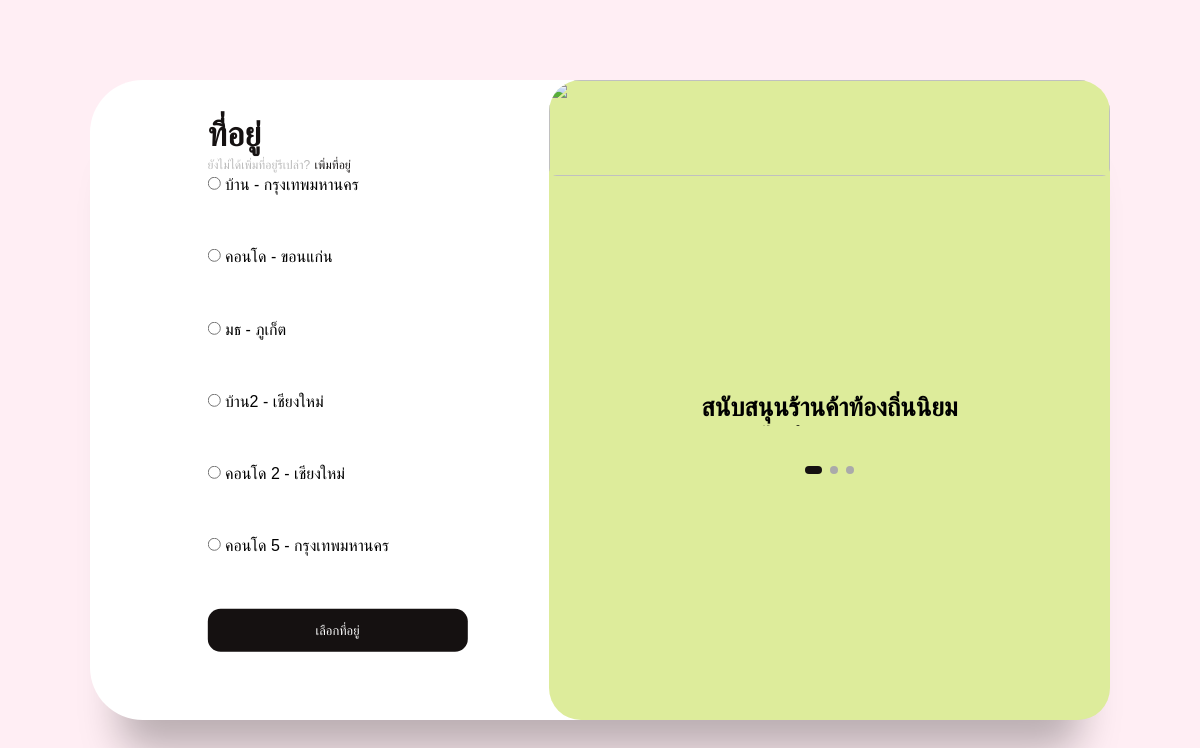
The page /address/ (signed in) on the database its author committed.
### food/models.py (models this page shows)
class Address(models.Model):
    user = models.ForeignKey(User, on_delete=models.CASCADE, related_name='addresses')
    name = models.CharField(max_length=100)
    house_number = models.CharField(max_length=100)
    sub_district = models.CharField(max_length=100)
    district = models.CharField(max_length=100)
    province = models.CharField(max_length=100)
    postal_code = models.CharField(max_length=10)
    is_default = models.BooleanField(default=False)

### food/views.py (the view)
# urls.py: path('address/', views.address_list, name='address'),
@login_required
def address_list(request):
    addresses = Address.objects.filter(user=request.user)
    if request.method == 'POST':
        selected_address_id = request.POST.get('selected_address')
        if selected_address_id:
            request.session['selected_address'] = int(selected_address_id)
        next_url = request.GET.get('next', 'home')
        return redirect(next_url)
    return render(request, 'food/address.html', {
        'addresses': addresses,
    })

### food/context_processors.py (called while the page is built)
def cart_context(request):
    if request.user.is_authenticated:
        cart_items = CartItem.objects.filter(user=request.user)
        total = sum(item.get_total_price() for item in cart_items)
        return {
            'cart_items': cart_items,
            'total_cart_price': total
        }
    return {}

def cart_count(request):
    cart = request.session.get('cart', {})
    total_quantity = sum(item['quantity'] for item in cart.values())  # รวมจำนวนสินค้าทั้งหมดในตะกร้า
    return {'cart_count': total_quantity}

### food/templates/food/address.html (shortened to what this page needs)
{% load static %}
<!DOCTYPE html>
<html>
  <head>
    <link rel="stylesheet" href="{% static 'css/style.css' %}" />
  </head>
  <body>
    <main>
      <div class="box">
        <div class="inner-box">
          <div class="forms-wrap">
            <form action="{% url 'select_address' %}?next={{ request.GET.next|default:'home' }}" method="POST" class="sign-in-form" autocomplete="off">
              <div class="heading">
                <h2>ที่อยู่</h2>
                <h6>ยังไม่ได้เพิ่มที่อยู่รึเปล่า?</h6>
                <a href="#" class="toggle">เพิ่มที่อยู่</a>
              </div>
              {% for address in addresses %}
              <div class="input-wrap">
                  <input type="radio" id="address1" name="selected_address" value="{{ address.id }}">
                  {{ address.name }} - {{ address.province }}
              </div>
              {% empty %}
              <p>คุณยังไม่มีที่อยู่</p>
              {% endfor %}
                {% if addresses %}
                <input type="submit" value="เลือกที่อยู่" class="sign-btn" />
                {% endif %}
              </div>
            <form action="{% url 'add_address' %}" method="POST" autocomplete="off" class="sign-up-form-2" id="signup-form">
              <div class="heading">
                <h2>ที่อยู่</h2>
                <h6>เพิ่มที่อยู่ไว้แล้วรึเปล่า?</h6>
                <a href="#" class="toggle">เลือกที่อยู่</a>
              </div>
              <div class="actual-form">
                <div class="input-wrap">
                  <label>ชื่อที่อยู่</label>
                </div>
                <div class="input-wrap">
                  <label>บ้านเลขที่ / หมู่บ้าน / หมู่ที่</label>
                </div>
                <div class="input-wrap">
                  <label>แขวง/ตำบล</label>
                </div>
                <div class="input-wrap">
                  <label>เขต/อำเภอ</label>
                </div>
                <div class="input-wrap">
                  <label>จังหวัด</label>
                </div>
                <div class="input-wrap">
                  <label>รหัสไปรษณีย์</label>
                </div>
              </div>
            </form>
          </div>
          <div class="carousel">
            <div class="images-wrapper">
              <img src="{% static 'images/image1.png' %}" class="image img-1 show" alt="" />
            </div>
            <div class="text-slider">
              <div class="text-wrap">
                <div class="text-group">
                  <h2>สนับสนุนร้านค้าท้องถิ่นนิยม</h2>
                </div>
              </div>
              <div class="bullets">
                <span class="active" data-value="1"></span>
                <span data-value="2"></span>
                <span data-value="3"></span>
              </div>
            </div>
          </div>
        </div>
    </main>
  </body>
</html>

### food/static/css/style.css (style rules this page uses)
img { display: block; margin-left: auto; margin-right: auto; width: 96px; height: 96px; object-fit: cover; border-radius: 8px; }
*, *::before, *::after { padding: 0; margin: 0; box-sizing: border-box; }
body, input { font-family: "Prompt", sans-serif; }
main { width: 100%; min-height: 100vh; overflow: hidden; background-color: #ffeef4; padding: 2rem; display: flex; align-items: center; justify-content: center; }
.box { position: relative; width: 100%; max-width: 1020px; height: 640px; background-color: #fff; border-radius: 3.3rem; box-shadow: 0 60px 40px -30px rgba(0, 0, 0, 0.27); }
.inner-box { position: absolute; width: calc(100% - 4.1rem); height: calc(100% - 4.1rem); top: 50%; left: 50%; transform: translate(-50%, -50%); }
.forms-wrap { position: absolute; height: 100%; width: 45%; top: 0; left: 0; display: grid; grid-template-columns: 1fr; grid-template-rows: 1fr; transition: 0.8s ease-in-out; }
form { max-width: 260px; width: 100%; margin: 0 auto; height: 100%; display: flex; flex-direction: column; justify-content: space-evenly; grid-column: 1 / 2; grid-row: 1 / 2; transition: opacity 0.02s 0.4s; }
.heading h2 { font-size: 2.1rem; font-weight: 600; color: #151111; }
.heading h6 { color: #bababa; font-weight: 400; font-size: 0.75rem; display: inline; }
.toggle { color: #151111; text-decoration: none; font-size: 0.75rem; font-weight: 500; transition: 0.3s; }
.input-wrap { position: relative; height: 37px; margin-bottom: 2rem; z-index: 1; }
label { position: absolute; left: 10px; top: 50%; transform: translateY(-50%); font-size: 0.95rem; color: #bbb; pointer-events: auto; transition: 0.4s; z-index: 2; }
input[type="radio"] { pointer-events: auto; cursor: pointer; }
.sign-btn { display: inline-block; width: 100%; height: 43px; background-color: #151111; color: #fff; border: none; cursor: pointer; border-radius: 0.8rem; font-size: 0.8rem; margin-bottom: 2rem; transition: 0.3s; }
.carousel { position: absolute; height: 100%; width: 55%; left: 45%; top: 0; background-color: #ddec9b; border-radius: 2rem; display: grid; grid-template-rows: auto 1fr; padding-bottom: 2rem; overflow: hidden; transition: 0.8s ease-in-out; }
.images-wrapper { display: grid; grid-template-columns: 1fr; grid-template-rows: 1fr; }
.image { width: 100%; grid-column: 1/2; grid-row: 1/2; opacity: 0; transition: opacity 0.3s, transform 0.5s; }
.img-1 { transform: translate(0, -50px); }
.image.show { opacity: 1; transform: none; }
.text-slider { display: flex; align-items: center; justify-content: center; flex-direction: column; }
.text-wrap { max-height: 2.2rem; overflow: hidden; margin-bottom: 2.5rem; }
.text-group { display: flex; flex-direction: column; text-align: center; transform: translateY(0); transition: 0.5s; }
.text-group h2 { line-height: 2.2rem; font-weight: 600; font-size: 1.6rem; }
.bullets { display: flex; align-items: center; justify-content: center; }
.bullets span { display: block; width: 0.5rem; height: 0.5rem; background-color: #aaa; margin: 0 0.25rem; border-radius: 50%; cursor: pointer; transition: 0.3s; }
.bullets span.active { width: 1.1rem; background-color: #151111; border-radius: 1rem; }
form.sign-up-form-2 { transform: translateX(100%); }

### rows shown on the page
Address: name "บ้าน", province "กรุงเทพมหานคร"
Address: name "คอนโด", province "ขอนแก่น"
Address: name "มธ", province "ภูเก็ต"
Address: name "บ้าน2", province "เชียงใหม่"
Address: name "คอนโด 2", province "เชียงใหม่"
Address: name "คอนโด 5", province "กรุงเทพมหานคร"
